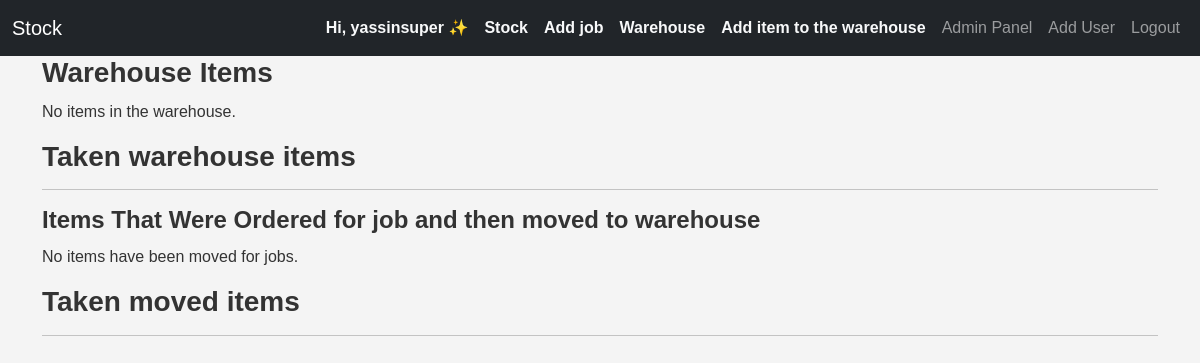
The page /warehouse/ (signed in) on the database as committed earlier.
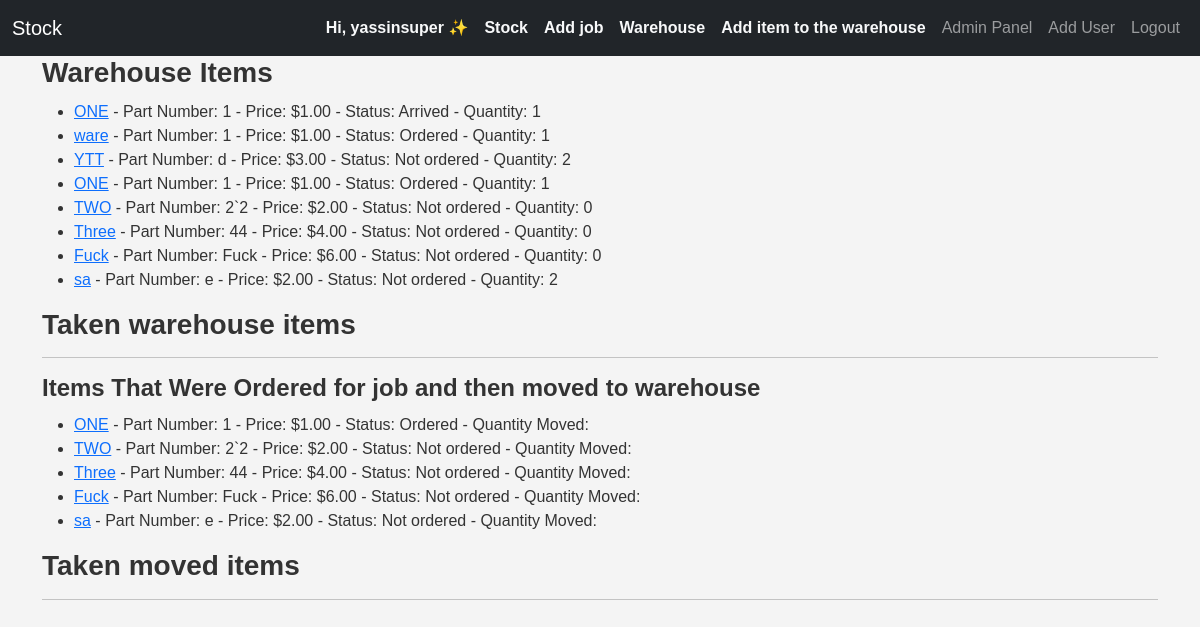
The same page on the database as committed later.
### inventory/models.py (models this page shows, shortened)
class WarehouseItem(models.Model):
    CHOICES=[
        ('ordered', 'Ordered'),
        ('arrived', 'Arrived'),
        ('not_ordered','Not ordered'),
    ]
    company=models.ForeignKey(Company,on_delete=models.CASCADE,related_name="warehouse_company_items")
    item = models.ForeignKey(Item, on_delete=models.CASCADE, related_name="warehouse_items")
    warehouse_quantity = models.PositiveSmallIntegerField(default=0)
    status=models.CharField(max_length=20,choices=CHOICES,default="not_ordered")
    is_used=models.BooleanField(default=False)
    is_moved_from_job=models.BooleanField(default=False)

class Item(models.Model):
    CHOICES=[
        ('ordered', 'Ordered'),
        ('arrived', 'Arrived'),
        ('not_ordered','Not ordered'),
    ]
    name=models.CharField(max_length=70)
    part_number=models.TextField(max_length=30)
    reference=models.TextField(blank=True,null=True,max_length=40)
    price=models.DecimalField(max_digits=10, decimal_places=2)
    supplier=models.CharField(max_length=70)
    company=models.ForeignKey(Company,on_delete=models.CASCADE,related_name="item_company")
    added_date=models.DateTimeField(auto_now_add=True)
    added_by=models.ForeignKey(CustomUser, on_delete=models.DO_NOTHING, null=True, blank=True, related_name="added_by_user")
    required_quantity=models.PositiveSmallIntegerField(default=0)
    arrived_quantity=models.PositiveSmallIntegerField(default=0)
    notes=models.TextField(null=True, blank=True)

### inventory/views.py (the view)
# urls.py: path('warehouse/',views.warehouse,name='warehouse'),
def warehouse(request):
    warehouse_items=WarehouseItem.objects.filter(company=request.user.company)
    moved_items=WarehouseItem.objects.filter(is_moved_from_job=True ,company=request.user.company)
    used_warehouse_items=WarehouseItem.objects.filter(company=request.user.company,is_used=True)
    used_moved_items=WarehouseItem.objects.filter(is_moved_from_job=True ,company=request.user.company,is_used=True)
    return render(request,'inventory/warehouse.html',{'warehouse_items':warehouse_items,'moved_items':moved_items,'used_warehouse_items':used_warehouse_items,'used_moved_items':used_moved_items})

### inventory/templatetags/custom_tags.py (called while the page is built)
@register.filter
def is_admin(user):
    if user.groups.filter(name='Admin').exists() or user.company.owner==user:
        return True
    return False

@register.filter
def is_owner(user):
    if user.is_authenticated and user.company.owner==user:
        return True
    return False

### templates/inventory/warehouse.html (shortened to what this page needs)
{% extends 'inventory/base.html' %}
{% load static %}
{% load custom_tags %}
{% block body %}
  <h3>Warehouse Items</h3>
  {% if warehouse_items %}
    <ul>
      {% for item in warehouse_items %}
        <li>
          <a href="{% url 'update_warehouse_item' item.id %}">{{ item.item.name }}</a> - Part Number: {{ item.item.part_number }} - Price: ${{ item.item.price }} - Status: {{ item.get_status_display }} - Quantity: {{ item.warehouse_quantity }}
        </li>
      {% endfor %}
    </ul>
  {% else %}
    <p>No items in the warehouse.</p>
  {% endif %}
  <h3>Taken warehouse items</h3>
  <hr />
  <h4>Items That Were Ordered for job and then moved to warehouse</h4>
  {% if moved_items %}
    <ul>
      {% for item in moved_items %}
        <li>
          <a href="{% url 'update_warehouse_item' item.id %}">{{ item.item.name }}</a> - Part Number: {{ item.item.part_number }} - Price: ${{ item.item.price }} - Status: {{ item.get_status_display }} - Quantity Moved: {{ item.quantity_moved }}
        </li>
      {% endfor %}
    </ul>
  {% else %}
    <p>No items have been moved for jobs.</p>
  {% endif %}
  <h3>Taken moved items</h3>
  <hr />
{% endblock %}

Rows that differ between the two databases and show on the page:
added WarehouseItem: item.name "ONE", item.part_number "1", item.price "1.00", status "Arrived", warehouse_quantity "1", shown under "Warehouse Items"
added WarehouseItem: item.name "ware", item.part_number "1", item.price "1.00", status "Ordered", warehouse_quantity "1", shown under "Warehouse Items"
added WarehouseItem: item.name "YTT", item.part_number "d", item.price "3.00", status "Not ordered", warehouse_quantity "2", shown under "Warehouse Items"
added WarehouseItem: item.name "ONE", item.part_number "1", item.price "1.00", status "Ordered", warehouse_quantity "1"
added WarehouseItem: item.name "TWO", item.part_number "2`2", item.price "2.00", status "Not ordered", warehouse_quantity "0"
added WarehouseItem: item.name "Three", item.part_number "44", item.price "4.00", status "Not ordered", warehouse_quantity "0"
added WarehouseItem: item.name "Fuck", item.part_number "Fuck", item.price "6.00", status "Not ordered", warehouse_quantity "0"
added WarehouseItem: item.name "sa", item.part_number "e", item.price "2.00", status "Not ordered", warehouse_quantity "2"
Other text that changed with them:
text no longer shown: "No items in the warehouse. No items have been moved for jobs."
